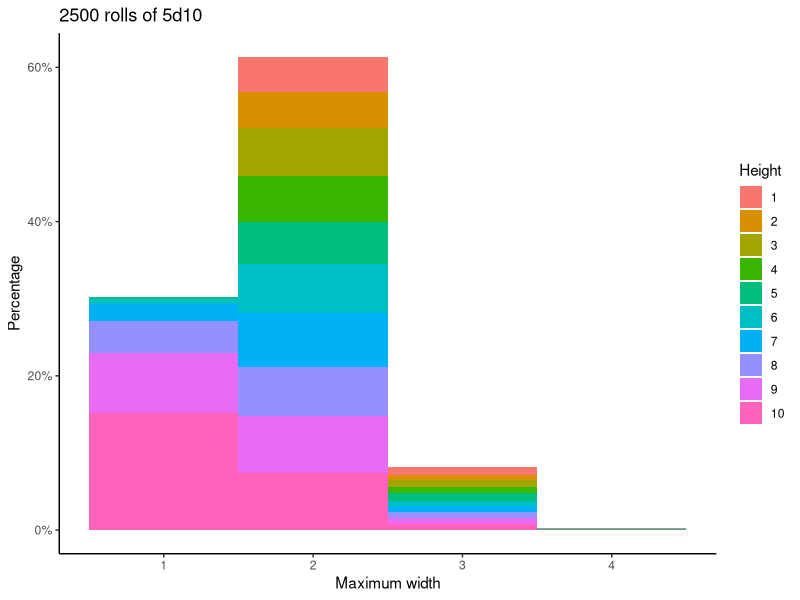
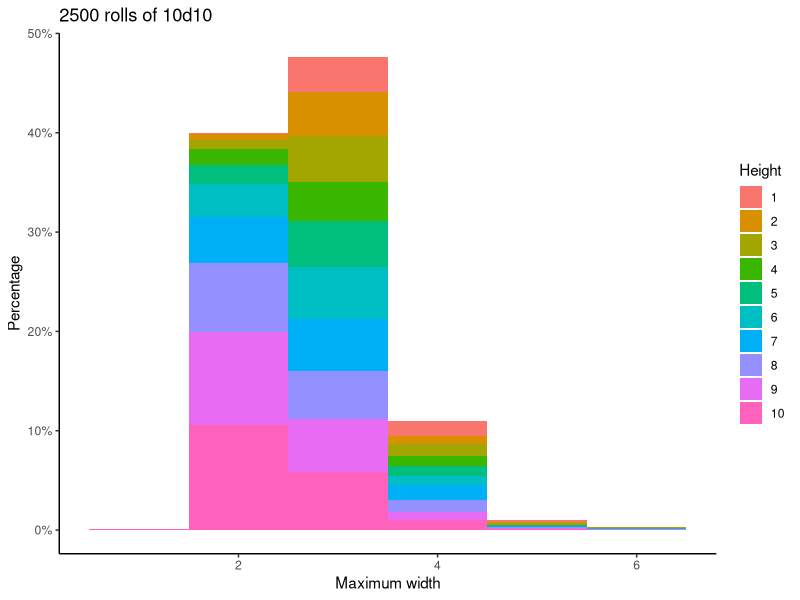

These figures' R source, in order:
## ---- chunk 1
library(knitr)
library(broom)
library(ggplot2)
library(scales)
opts_chunk$set(tidy.opts=list(width.cutoff=30), tidy=TRUE)
options(width=60, knitr.kable.NA = '—')
set.seed(12345)

roll10s <- function(dicepool, hard=0, h.value=7) {
    c(sample(1:10, dicepool, replace=TRUE), rep(h.value, hard))
}

dable <- function(x) {
    tx <- table(x)
    dx <- broom::tidy(tx)

    names(dx) <- c("Number on die", "Frequency")
    kable(dx, caption=paste0("Dice roll: ", length(x), "d10"))

}

maxwidth <- function(x) {
    max(table(x))
}
 
maxmatchheight <- function(x) {
    tx <- table(x)
    tx <- subset(tx, tx >= 2)
    if (length(tx) == 0) {
        return(NA)
    }
    return(as.numeric(names(tx)[length(tx)]))
}

nummatches <- function(x) {
    tx <- table(x)
    tx <- subset(tx, tx >= 2)
    length(tx)
}

maxheight <- function(x) {
    tx <- table(x)
    mw <- maxwidth(x)
    tx <- subset(tx, tx == mw)
    return(as.numeric(names(tx)[length(tx)]))
}

manyrolls <- function(dicepool, replicates=2500) {
    blank=rep(NA, replicates)
    results <- list("Width"=blank, "Height"=blank, "Matches"=blank, "Best.Height"=blank)
    for (i in 1:replicates) {
        throw <- roll10s(dicepool)
        results$Width[i] = maxwidth(throw)
        results$Height[i] = maxheight(throw)
        results$Matches[i] = nummatches(throw)
        results$Best.Height[i] = maxmatchheight(throw)
    }
    results <- as.data.frame(results)
    names(results) <- c("Maximum width", "Height of maximum width", "Number of matches", "Best overall match height")
    return(results)
}

proportions <- function(tx) {
    dx <- broom::tidy(table(tx))
    names(dx) <- c("Result", "Frequency")
    dx <- cbind(dx, Percentage=paste0(round(dx$Frequency/length(tx) * 100, 2), "%"))
    return(dx)
}
 
proptable.maxwidth <- function(dx, dicepool) {
    prt <- proportions(dx[,"Maximum width"])
    names(prt)[1] <- "Width"
    kable(prt, caption=paste0("Maximum width of ", nrow(dx), " rolls of ", dicepool, "d10"))
}

dstats <- function(x) {
    tx <- table(x)
    total <- length(x)
    dx <- data.frame(Statistic=c("Maximum Width", "Height of maximum width roll", "Total number of matches", "Maximum height out of all matches"), Value=c(maxwidth(x), maxheight(x), nummatches(x), maxmatchheight(x)))
    kable(dx, caption=paste0("Statistics for ", length(x), "d10 dice roll"))
}
## ---- chunk 2
five.d10 <- roll10s(5)
## ---- chunk 3
dable(five.d10)
## ---- chunk 4
dstats(five.d10)
## ---- chunk 5
ten.d10 <- roll10s(10)
## ---- chunk 6
dable(ten.d10)
dstats(ten.d10)
## ---- chunk 7
ten.d10 <- roll10s(10)
dable(ten.d10)
dstats(ten.d10)
## ---- chunk 8
twenty.5d10 <- manyrolls(5, replicates=20)
kable(twenty.5d10, caption="20 rolls of 5d10")
## ---- chunk 9
proptable.maxwidth(twenty.5d10, 5)
## ---- chunk 10
lots.5d10 <- manyrolls(5, replicates=2500)
proptable.maxwidth(lots.5d10, 5)
## ---- chunk 11
lg <- ggplot(lots.5d10, aes(x=`Maximum width`))
lg <- lg + geom_histogram(aes(y=(..count..)/sum(..count..),fill=as.factor(`Height of maximum width`)), binwidth=1)
lg <- lg + scale_y_continuous(labels=percent)
lg <- lg + labs(fill="Height", y="Percentage", title="2500 rolls of 5d10")
lg + theme_classic()
## ---- chunk 12
lots.10d10 <- manyrolls(10, replicates=2500)
proptable.maxwidth(lots.10d10, 10)
lg10 <- ggplot(lots.10d10, aes(x=`Maximum width`))
lg10 <- lg10 + geom_histogram(aes(y=(..count..)/sum(..count..),fill=as.factor(`Height of maximum width`)), binwidth=1)
lg10 <- lg10 + scale_y_continuous(labels=percent)
lg10 <- lg10 + labs(fill="Height", y="Percentage", title="2500 rolls of 10d10")
lg10 + theme_classic()
